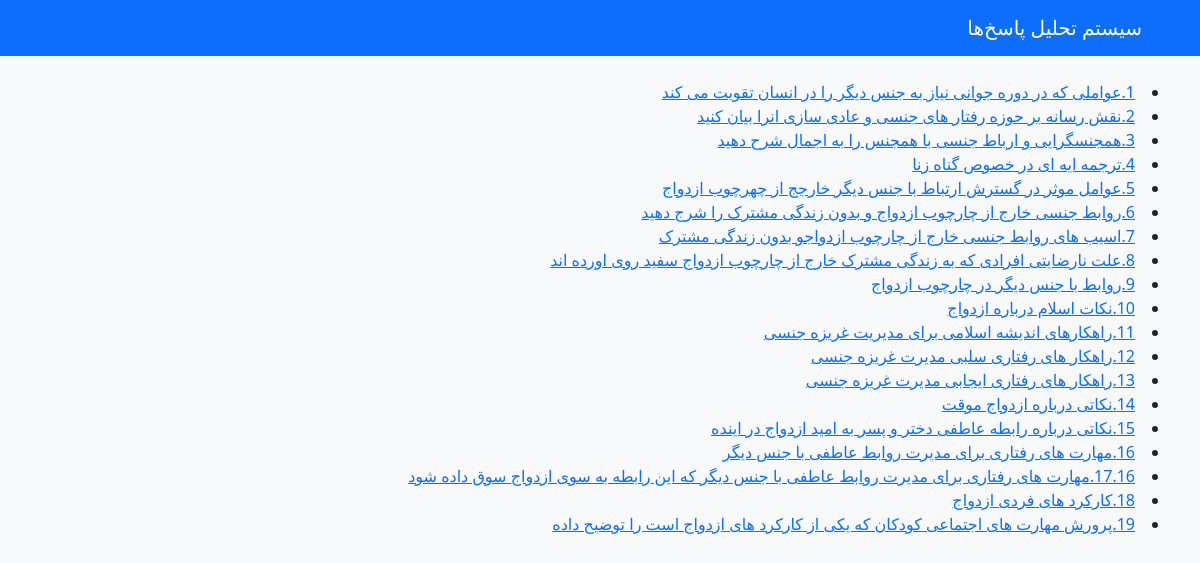
The page / on the database its author committed.
### origin/models.py (models this page shows, shortened)
class Question(models.Model):
    title = models.CharField(max_length=200)
    keywords = models.TextField(help_text="کلمات کلیدی را با کاما جدا کنید")
    catagory=models.ManyToManyField(Catagory,related_name='questions',blank=True,null=True)

### origin/views.py (the view)
# urls.py: path('', views.Question_List.as_view(), name='Question_List'),
class Question_List(ListView):
    template_name = 'question_list.html'
    queryset=Question.objects.all()

### templates/question_list.html
{% extends 'base.html' %}
{% block content %}
    <div>
        {% for question in object_list %}
            <li><a href="{% url 'answer' question.id %}" target="_blank">{{question.title}}</a></li>
        {% endfor %}
    </div>
{% endblock content %}

### templates/base.html (style rules this page uses)
body { background-color: #f8f9fa; font-family: 'Segoe UI', Tahoma, Geneva, Verdana, sans-serif; }

### rows shown on the page
Question: title "1.عواملی که در دوره جوانی نیاز به جنس دیگر را در انسان تقویت می کند"
Question: title "2.نقش رسانه بر حوزه رفتار های جنسی و عادی سازی انرا بیان کنید"
Question: title "3.همجنسگرایی و ارباط جنسی با همجنس را به اجمال شرح دهید"
Question: title "4.ترجمه ایه ای در خصوص گناه زنا"
Question: title "5.عوامل موثر در گسترش ارتباط با جنس دیگر خارجج از چهرچوب ازدواج"
Question: title "6.روابط جنسی خارج از چارچوب ازدواج و بدون زندگی مشترک را شرج دهید"
Question: title "7.اسیب های روابط جنسی خارج از چارچوب ازدواجو بدون زندگی مشترک"
Question: title "8.علت نارضایتی افرادی که به زندگی مشترک خارج از چارچوب ازدواج سفید روی اورده اند"
Question: title "9.روابط با جنس دیگر در چارچوب ازدواج"
Question: title "10.نکات اسلام درباره ازدواج"
Question: title "11.راهکارهای اندیشه اسلامی برای مدیریت غریزه جنسی"
Question: title "12.راهکار های رفتاری سلبی مدیرت غریزه جنسی"
Question: title "13.راهکار های رفتاری ایجابی مدیرت غریزه جنسی"
Question: title "14.نکاتی درباره ازدواج موقت"
Question: title "15.نکاتی درباره رابطه عاطفی دختر و پسر به امید ازدواج در اینده"
Question: title "16.مهارت های رفتاری برای مدیرت روابط عاطفی با جنس دیگر"
Question: title "17.16.مهارت های رفتاری برای مدیرت روابط عاطفی با جنس دیگر که این رابطه به سوی ازدواج سوق داده شود"
Question: title "18.کارکرد های فردی ازدواج"
Question: title "19.پرورش مهارت های اجتماعی کودکان که یکی از کارکرد های ازدواج است را توضیح داده"
